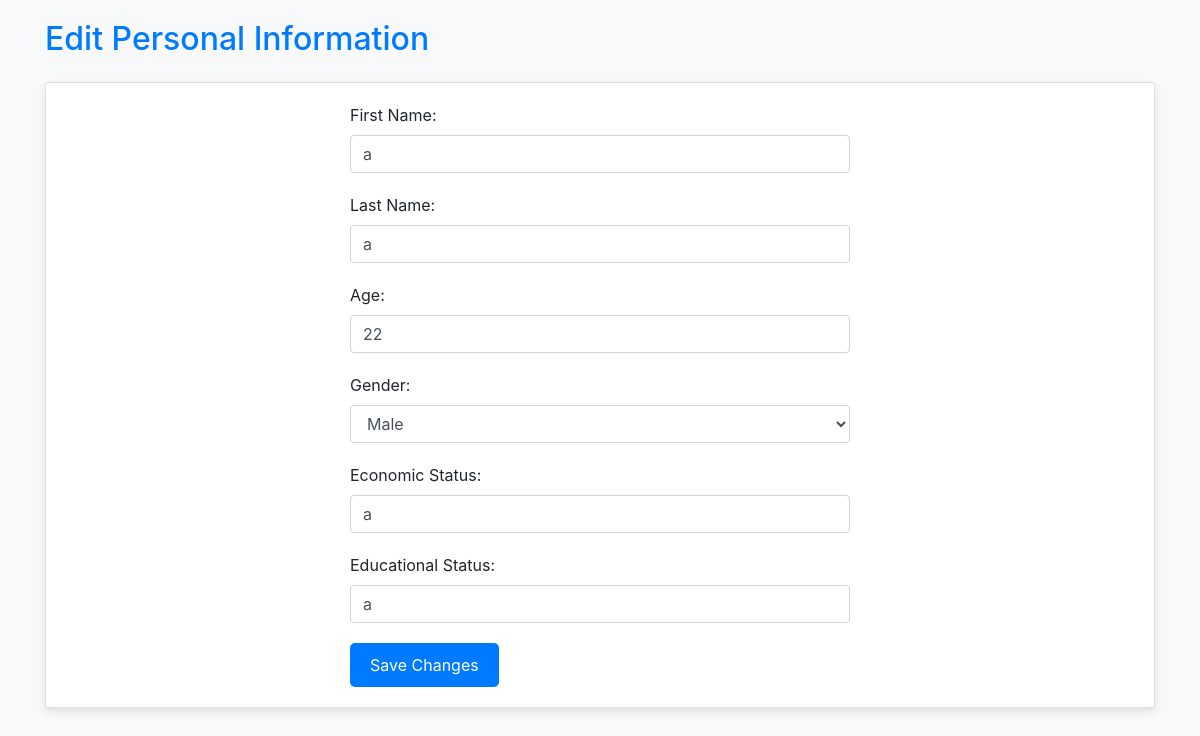
Screenshot of /edit_personal_information.php (signed in) with the database file from the repository.
### tables this page shows
CREATE TABLE `indivisual` (
  `ID` int(11) NOT NULL,
  `FName` varchar(255) DEFAULT NULL,
  `LName` varchar(255) DEFAULT NULL,
  `Age` int(11) DEFAULT NULL,
  `Gender` varchar(50) DEFAULT NULL,
  `EconomicStatus` varchar(50) DEFAULT NULL,
  `EducationalStatus` varchar(50) DEFAULT NULL,
  `password` varchar(50) DEFAULT NULL,
  `user_name` varchar(100) DEFAULT NULL,
  `user_type` varchar(100) DEFAULT NULL
);

### edit_personal_information.php (the view, shortened to what this page needs)
<?php
require_once "db_config.php";
$sql = "SELECT * FROM INDIVISUAL WHERE user_name = ?";
$stmt = $conn->prepare($sql);
$loggedInUsername = $_SESSION['username'];
$stmt->bind_param("s", $loggedInUsername);
$stmt->execute();
$result = $stmt->get_result();
if ($result->num_rows > 0) {
    $row = $result->fetch_assoc();
    $fName = $row['FName'];
    $lName = $row['LName'];
    $age = $row['Age'];
    $gender = $row['Gender'];
    $economicStatus = $row['EconomicStatus'];
    $educationalStatus = $row['EducationalStatus'];
} else {
    echo "No personal information found.";
    exit();
}
?>
<!DOCTYPE html>
<html lang="en">
<head>
    <link rel="stylesheet" href="https://stackpath.bootstrapcdn.com/bootstrap/4.3.1/css/bootstrap.min.css">
</head>
<body>
    <div class="container">
        <h2 class="mb-4">Edit Personal Information</h2>
        <div class="card">
            <div class="card-body">
                <form method="post"  action="edit_personal_information.php"  class="edit-form">
                    <div class="form-group">
                        <label for="fName">First Name:</label>
                        <input type="text" class="form-control" id="fName" name="fName" value="<?php echo $fName; ?>" required>
                    </div>
                    <div class="form-group">
                        <label for="lName">Last Name:</label>
                        <input type="text" class="form-control" id="lName" name="lName" value="<?php echo $lName; ?>" required>
                    </div>
                    <div class="form-group">
                        <label for="age">Age:</label>
                        <input type="number" class="form-control" id="age" name="age" value="<?php echo $age; ?>" required>
                    </div>
                    <div class="form-group">
                        <label for="gender">Gender:</label>
                        <select class="form-control" id="gender" name="gender" required>
                            <option value="Male" <?php echo ($gender === 'Male') ? 'selected' : ''; ?>>Male</option>
                        </select>
                    </div>
                    <div class="form-group">
                        <label for="economicStatus">Economic Status:</label>
                        <input type="text" class="form-control" id="economicStatus" name="economicStatus" value="<?php echo $economicStatus; ?>" required>
                    </div>
                    <div class="form-group">
                        <label for="educationalStatus">Educational Status:</label>
                        <input type="text" class="form-control" id="educationalStatus" name="educationalStatus" value="<?php echo $educationalStatus; ?>" required>
                    </div>
                    <button type="submit" class="btn btn-save">Save Changes</button>
                </form>
            </div>
        </div>
    </div>
</body>
</html>

### edit_personal_information.php (style rules this page uses)
body { background-color: #f8f9fa; }
.container { margin-top: 20px; }
.card { margin-bottom: 20px; text-align: left; box-shadow: 0 4px 8px rgba(0, 0, 0, 0.1); transition: transform 0.3s; }
.card-body { padding: 20px; }
h2 { color: #007bff; }
.edit-form { max-width: 500px; margin: auto; }
.form-group { margin-bottom: 20px; }
.btn-save { background-color: #007bff; color: #fff; padding: 10px 20px; border: none; border-radius: 5px; cursor: pointer; transition: background-color 0.3s; }

### rows the page displays
indivisual: fName "a", lName "a", age "22", gender "Male", economicStatus "a", educationalStatus "a"
